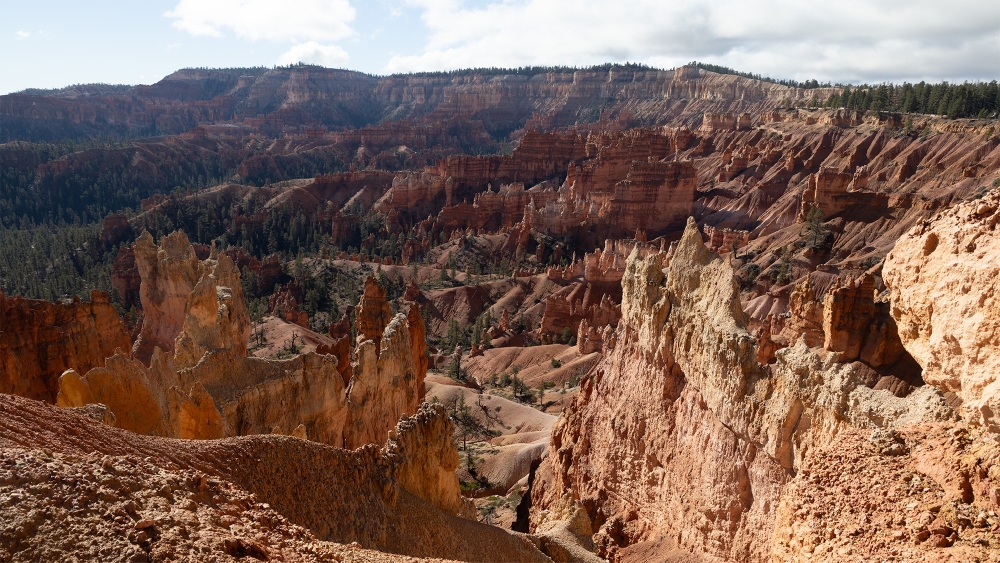
#> input picture comparisons/0265/_52_0265-original.jpg, 2000 x 1125 px (shown at 1/2 size)
$ python prophoto_to_srgb.py ../comparisons/0265/_52_0265-original.jpg
#> lines starting #> are read from the running program, lines starting #| are printed output that depends on the picture
#!/usr/bin/env python3
"""prophoto_to_srgb.py — convert a Photoshop-saved ProPhoto RGB PNG to sRGB for measure_all.py / wb.py.

Usage:  python3 prophoto_to_srgb.py in_prophoto.png [more.png ...]     ->  in_prophoto_srgb.png

Why: batchPlay `convertToProfile` can pop up a Convert to Profile dialog; if the user closes it, the call
still echoes SUCCESS and the PNG stays ProPhoto (read as sRGB it is ~19 codes darker and less chroma).
So the render recipe saves the 16-bit ProPhoto duplicate as-is and converts here (no dialog to trap).

Math: ProPhoto (ROMM, D50, gamma 1.8 with linear toe) -> XYZ D50 -> sRGB (Bradford-adapted matrix) -> sRGB OETF,
relative colorimetric, no black-point compensation. Verified against Photoshop's own conversion: mean |diff| 0.04
of an 8-bit code (0025, Nov 2026). Out-of-gamut values are clipped. Output is 16-bit RGB (alpha dropped).
"""
import sys
import numpy as np
import cv2

M_SRGB = np.array([[0.4360747, 0.3850649, 0.1430804],
                   [0.2225045, 0.7168786, 0.0606169],
                   [0.0139322, 0.0971045, 0.7141733]])      # sRGB linear -> XYZ D50
M_PRO = np.array([[0.7977, 0.1352, 0.0313],
                  [0.2880, 0.7119, 0.0001],
                  [0.0000, 0.0000, 0.8249]])                # ProPhoto linear -> XYZ D50
M = np.linalg.inv(M_SRGB) @ M_PRO                           # ProPhoto linear -> sRGB linear


def convert(rgb):
    lin = np.where(rgb < 16 / 512, rgb / 16, rgb ** 1.8)
    s = np.clip(lin @ M.T, 0, 1)
    return np.where(s <= 0.0031308, 12.92 * s, 1.055 * np.power(s, 1 / 2.4) - 0.055)


def main(paths):
    for p in paths:
        a = cv2.imread(p, cv2.IMREAD_UNCHANGED)
#> a is the input picture: shape (1125, 2000, 3); mean B, G, R 88.7, 100.8, 126.6
        if a is None:
            sys.exit(f"cannot read {p}")
        full = 65535.0 if a.dtype == np.uint16 else 255.0
#> full = 255
        rgb = a[:, :, :3][:, :, ::-1].astype(np.float64) / full
        out = (np.clip(convert(rgb), 0, 1) * 65535 + 0.5).astype(np.uint16)[:, :, ::-1]
#> in convert, `lin = np.where(rgb < 16 / 512, rgb / 16, rgb ** 1.8)`:
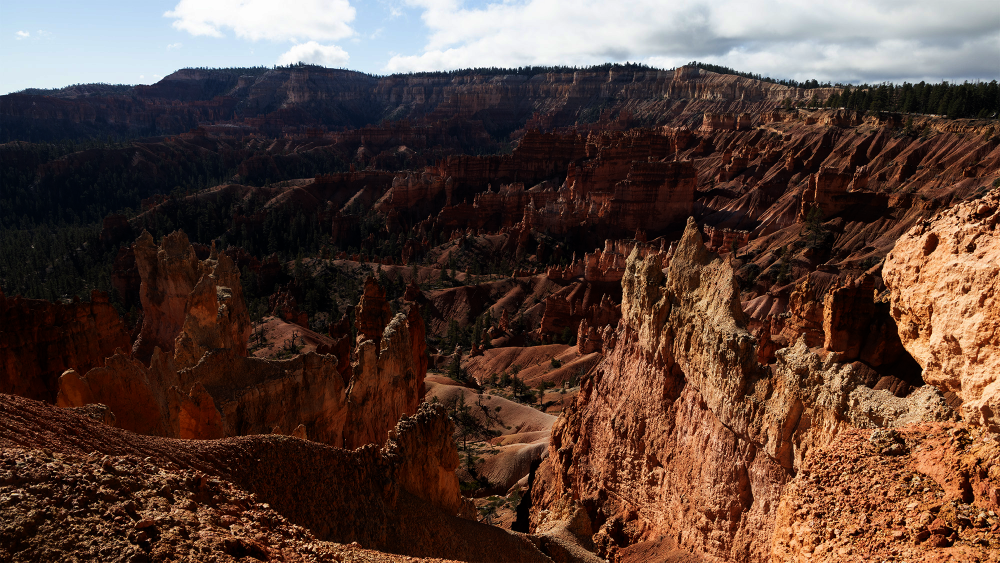
#> lin: shape (1125, 2000, 3) float64 (shown at 1/2 size); mean R, G, B 0.349, 0.26, 0.224
#> in convert, `s = np.clip(lin @ M.T, 0, 1)`:
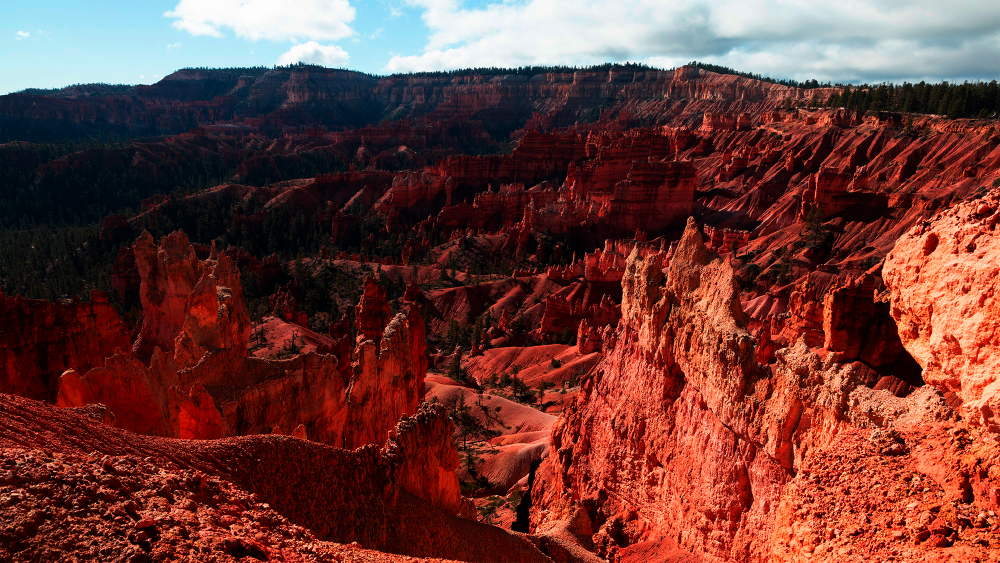
#> s: shape (1125, 2000, 3) float64 (shown at 1/2 size); mean R, G, B 0.431, 0.24, 0.217
#> in convert, `return np.where(s <= 0.0031308, 12.92 * s, 1.055 * np.power(s, 1 / 2.4..`:
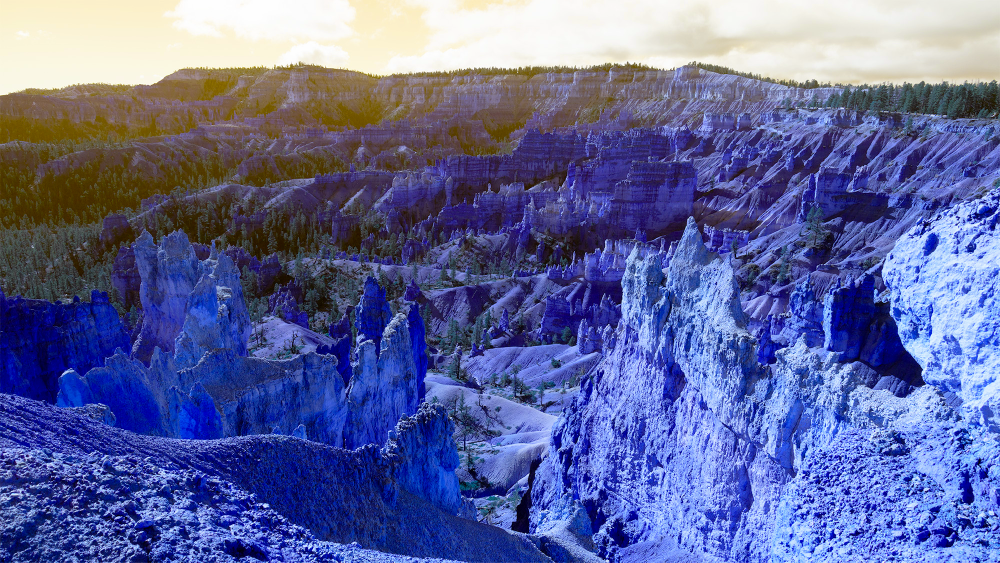
#> returned value: shape (1125, 2000, 3) float64 (shown at 1/2 size); mean of channels 0, 1, 2 0.613, 0.406, 0.379; drawn as B, G, R
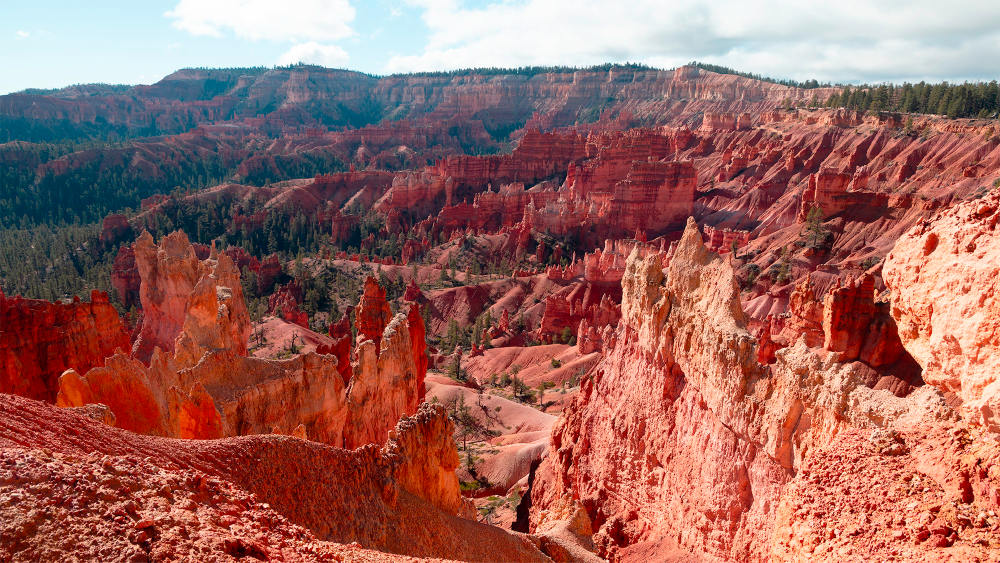
#> out: shape (1125, 2000, 3) uint16 (shown at 1/2 size); mean B, G, R 24823.8, 26580.8, 40150.5; drawn with min black and max white
        dst = p[:-4] + "_srgb.png"
        cv2.imwrite(dst, out)
        print(dst)


if __name__ == "__main__":
    if len(sys.argv) < 2:
        sys.exit(__doc__)
    main(sys.argv[1:])
